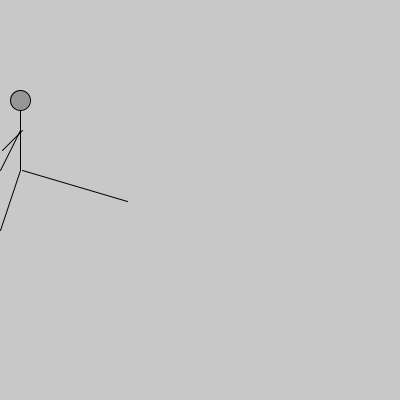
Frame 1 (no input)
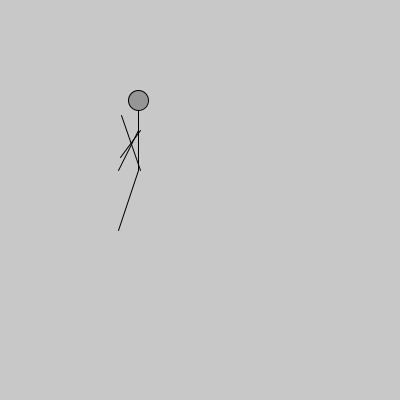
Frame 60 (the mouse pressed at the canvas centre just before this capture)
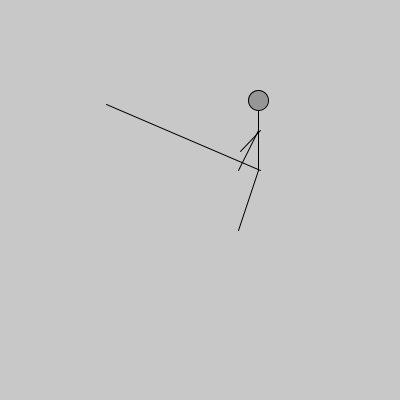
Frame 120 (the mouse held since frame 60 and released just before this capture)

The Processing sketch that drew these frames (run headless with seeded random() and noise(); from frame 60 on, the mouse is pressed at the canvas centre):

// Processing sketch: drawPersonDanceOOP4
// ── drawPersonDanceOOP4.pde

int currentX ; // global var to hold x-coord of figure

Person p;
void setup() {
  size(400, 400) ;
  currentX = 0 ;
  p=new Person(currentX, 100);
  frameRate(4);
}

void draw() {
  background(200) ;
  p.drawPerson(currentX, 100) ;
  p.move();
  p.dance();
}

// ── Person.pde
public class Person {

  private int inX;
  private int inY;

  public Person(int x, int y) {
    inX=x;
    inY=y;
  }


  public void drawPerson(int x, int y) {
    line( inX+20, inY, inX+20, inY+70) ; // body
    line( inX+20, inY+70, inX, inY+130) ; // left leg
    //line( inX+20, inY+70, inX+40, inY+130) ; // right leg.....
    line( inX+20, inY+30, inX, inY+70) ; // left arm
    // line( inX+20, inY+30, inX+40, inY+70) ; // right arm.....
    fill(150) ; // grey for head fill
    ellipse(inX+20, inY, 20, 20) ; // head
  }

  public void move() {
    inX=inX + 2 ;
    if (inX>width) {
      inX=0;
    }
  }

  public void dance() {
    line( inX+20, inY+70, inY+(int)(Math.random()*40), inY+(int)(Math.random()*130)) ; // right leg
    line( inX+20, inY+30, inX, inY+(int)(Math.random()*70)); // left arm
  }
}
